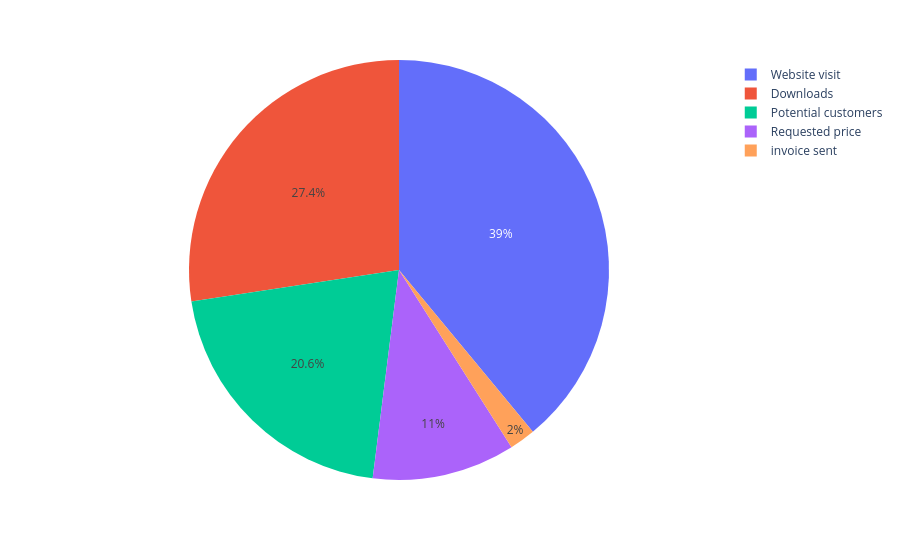

Write notebook code for a chart like this one.
### Code cell
px.pie(data,names='stage',values='number')

### Figure 1 — Plotly figure (JSON) as saved in the notebook; plotly's stock layout.template omitted (floating-point values rounded to 4 significant figures)
{"data": [{"domain": {"x": [0, 1], "y": [0, 1]}, "hovertemplate": "stage=%{label}<br>number=%{value}<extra></extra>", "labels": ["Website visit", "Downloads", "Potential customers", "Requested price", "invoice sent"], "legendgroup": "", "name": "", "showlegend": true, "type": "pie", "values": [39, 27.4, 20.6, 11, 2]}], "layout": {"legend": {"tracegroupgap": 0}, "margin": {"t": 60}}}
